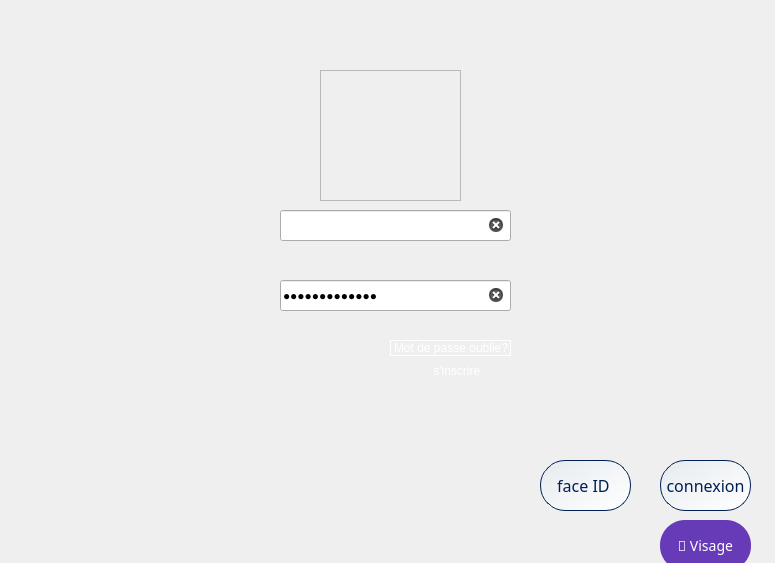
<?xml version="1.0" encoding="UTF-8"?>
<ui version="4.0">
 <class>Authentification</class>
 <widget class="QDialog" name="Authentification">
  <property name="geometry">
   <rect>
    <x>0</x>
    <y>0</y>
    <width>775</width>
    <height>563</height>
   </rect>
  </property>
  <property name="windowTitle">
   <string>Dialog</string>
  </property>
  <widget class="QLineEdit" name="lineEdit_2">
   <property name="geometry">
    <rect>
     <x>280</x>
     <y>280</y>
     <width>231</width>
     <height>31</height>
    </rect>
   </property>
   <property name="mouseTracking">
    <bool>true</bool>
   </property>
   <property name="tabletTracking">
    <bool>false</bool>
   </property>
   <property name="acceptDrops">
    <bool>true</bool>
   </property>
   <property name="autoFillBackground">
    <bool>false</bool>
   </property>
   <property name="styleSheet">
    <string notr="true">background-color: rgb(9, 130, 230);
background-color: qlineargradient(spread:repeat, x1:0, y1:0, x2:1, y2:1, stop:0 rgba(9, 130, 230 ,10) stop:1 rgba(255, 255, 255, 255));
border-radius:20px;
font-family: Lexend;
border-radius:5px;
color:#001F54;  /* Navy Blue */

font-size:20px;
border-color: #001F54;  /* Navy Blue */

border-style:20px solid #0982e6;;


QLineEdit
{
background:transparent;
border:none;
color:#0982e6;
border.bottum:1px solid #0982e6;
border-radius:25px;
}</string>
   </property>
   <property name="text">
    <string>Mot de passe </string>
   </property>
   <property name="frame">
    <bool>true</bool>
   </property>
   <property name="echoMode">
    <enum>QLineEdit::EchoMode::PasswordEchoOnEdit</enum>
   </property>
   <property name="dragEnabled">
    <bool>false</bool>
   </property>
   <property name="readOnly">
    <bool>false</bool>
   </property>
   <property name="cursorMoveStyle">
    <enum>Qt::CursorMoveStyle::LogicalMoveStyle</enum>
   </property>
   <property name="clearButtonEnabled">
    <bool>true</bool>
   </property>
  </widget>
  <widget class="QLabel" name="label_3">
   <property name="geometry">
    <rect>
     <x>320</x>
     <y>70</y>
     <width>141</width>
     <height>131</height>
    </rect>
   </property>
   <property name="styleSheet">
    <string notr="true"/>
   </property>
   <property name="frameShape">
    <enum>QFrame::Shape::StyledPanel</enum>
   </property>
   <property name="text">
    <string/>
   </property>
   <property name="pixmap">
    <pixmap>../—Pngtree—user name password data (3).png</pixmap>
   </property>
  </widget>
  <widget class="QLabel" name="motdepasseoublier">
   <property name="enabled">
    <bool>true</bool>
   </property>
   <property name="geometry">
    <rect>
     <x>390</x>
     <y>340</y>
     <width>121</width>
     <height>16</height>
    </rect>
   </property>
   <property name="mouseTracking">
    <bool>false</bool>
   </property>
   <property name="tabletTracking">
    <bool>false</bool>
   </property>
   <property name="contextMenuPolicy">
    <enum>Qt::ContextMenuPolicy::DefaultContextMenu</enum>
   </property>
   <property name="acceptDrops">
    <bool>false</bool>
   </property>
   <property name="autoFillBackground">
    <bool>false</bool>
   </property>
   <property name="styleSheet">
    <string notr="true">color: rgb(255, 255, 255);</string>
   </property>
   <property name="inputMethodHints">
    <set>Qt::InputMethodHint::ImhNone</set>
   </property>
   <property name="frameShape">
    <enum>QFrame::Shape::Box</enum>
   </property>
   <property name="frameShadow">
    <enum>QFrame::Shadow::Plain</enum>
   </property>
   <property name="lineWidth">
    <number>1</number>
   </property>
   <property name="midLineWidth">
    <number>4</number>
   </property>
   <property name="text">
    <string>Mot de passe oublie?</string>
   </property>
   <property name="textFormat">
    <enum>Qt::TextFormat::AutoText</enum>
   </property>
   <property name="scaledContents">
    <bool>true</bool>
   </property>
   <property name="wordWrap">
    <bool>true</bool>
   </property>
   <property name="openExternalLinks">
    <bool>true</bool>
   </property>
  </widget>
  <widget class="QLabel" name="label_2">
   <property name="geometry">
    <rect>
     <x>10</x>
     <y>0</y>
     <width>141</width>
     <height>121</height>
    </rect>
   </property>
   <property name="text">
    <string/>
   </property>
   <property name="pixmap">
    <pixmap>../logo (2).png</pixmap>
   </property>
  </widget>
  <widget class="QLabel" name="label">
   <property name="enabled">
    <bool>true</bool>
   </property>
   <property name="geometry">
    <rect>
     <x>0</x>
     <y>0</y>
     <width>775</width>
     <height>563</height>
    </rect>
   </property>
   <property name="autoFillBackground">
    <bool>false</bool>
   </property>
   <property name="styleSheet">
    <string notr="true"/>
   </property>
   <property name="frameShape">
    <enum>QFrame::Shape::NoFrame</enum>
   </property>
   <property name="text">
    <string/>
   </property>
   <property name="scaledContents">
    <bool>true</bool>
   </property>
  </widget>
  <widget class="QPushButton" name="add_employee_btn_3">
   <property name="geometry">
    <rect>
     <x>660</x>
     <y>460</y>
     <width>91</width>
     <height>51</height>
    </rect>
   </property>
   <property name="styleSheet">
    <string notr="true">*{
border-radius:25px;
color:#001F54;  /* Navy Blue */
font-family: Lexend;
font-size:16px;
border-color: #001F54;  /* Navy Blue */
border-width : 1.2px;
border-style:solid;
background-color:white;
background-color: qlineargradient(spread:repeat, x1:0, y1:0, x2:1, y2:1, stop:0 rgba(9, 130, 230 ,10) stop:1 rgba(255, 255, 255, 255));
}
QPushButton:hover
{
background:white;
color:#001F54;  /* Navy Blue */
border-left:3px solid #00b521 ; 
border-color:none;
border-radius:25px;
background-color: qlineargradient(spread:repeat, x1:0, y1:0, x2:1, y2:1, stop:0 rgba(9, 130, 230 ,10) stop:1 rgba(255, 255, 255, 255));
}
QPushButton:pressed
{
background:#013220;
color:#001F54;  /* Navy Blue */
border-radius:25px;
font-family: Lexend;
font-size:16px;
border-left:3.2px solid #1BA019 ; 
/*background: qlineargradient(x1: 0, y1: 0, x2: 0, y2: 1,
                                stop: 0 #ffffff, stop: 1 #dcdcdc);*/}

</string>
   </property>
   <property name="text">
    <string>connexion</string>
   </property>
   <property name="icon">
    <iconset>
     <normalon>:/images/add-circle.png</normalon>
    </iconset>
   </property>
   <property name="iconSize">
    <size>
     <width>200</width>
     <height>200</height>
    </size>
   </property>
   <property name="autoRepeatInterval">
    <number>100</number>
   </property>
  </widget>
  <widget class="QPushButton" name="connexionVisageBtn">
   <property name="geometry">
    <rect>
     <x>660</x>
     <y>520</y>
     <width>91</width>
     <height>51</height>
    </rect>
   </property>
   <property name="styleSheet">
    <string notr="true">QPushButton {
    background-color: #673AB7;
    color: white;
    padding: 8px 16px;
    font-size: 14px;
    border: none;
    border-radius: 25px;
    font-family: Lexend;
}
QPushButton:hover {
    background-color: #5E35B1;
}
QPushButton:pressed {
    background-color: #4527A0;
}</string>
   </property>
   <property name="text">
    <string>🔐 Visage</string>
   </property>
  </widget>
  <widget class="QLabel" name="motdepasseoublier_2">
   <property name="enabled">
    <bool>true</bool>
   </property>
   <property name="geometry">
    <rect>
     <x>430</x>
     <y>360</y>
     <width>61</width>
     <height>21</height>
    </rect>
   </property>
   <property name="mouseTracking">
    <bool>true</bool>
   </property>
   <property name="tabletTracking">
    <bool>false</bool>
   </property>
   <property name="contextMenuPolicy">
    <enum>Qt::ContextMenuPolicy::DefaultContextMenu</enum>
   </property>
   <property name="acceptDrops">
    <bool>false</bool>
   </property>
   <property name="autoFillBackground">
    <bool>false</bool>
   </property>
   <property name="styleSheet">
    <string notr="true">color: rgb(255, 255, 255);</string>
   </property>
   <property name="inputMethodHints">
    <set>Qt::InputMethodHint::ImhNone</set>
   </property>
   <property name="frameShape">
    <enum>QFrame::Shape::NoFrame</enum>
   </property>
   <property name="frameShadow">
    <enum>QFrame::Shadow::Plain</enum>
   </property>
   <property name="lineWidth">
    <number>1</number>
   </property>
   <property name="midLineWidth">
    <number>4</number>
   </property>
   <property name="text">
    <string> s'inscrire</string>
   </property>
   <property name="textFormat">
    <enum>Qt::TextFormat::AutoText</enum>
   </property>
   <property name="scaledContents">
    <bool>true</bool>
   </property>
   <property name="wordWrap">
    <bool>true</bool>
   </property>
   <property name="margin">
    <number>0</number>
   </property>
   <property name="openExternalLinks">
    <bool>true</bool>
   </property>
  </widget>
  <widget class="QLineEdit" name="lineEdit">
   <property name="geometry">
    <rect>
     <x>280</x>
     <y>210</y>
     <width>231</width>
     <height>31</height>
    </rect>
   </property>
   <property name="mouseTracking">
    <bool>true</bool>
   </property>
   <property name="tabletTracking">
    <bool>false</bool>
   </property>
   <property name="acceptDrops">
    <bool>true</bool>
   </property>
   <property name="autoFillBackground">
    <bool>false</bool>
   </property>
   <property name="styleSheet">
    <string notr="true">background-color: rgb(9, 130, 230);
background-color: qlineargradient(spread:repeat, x1:0, y1:0, x2:1, y2:1, stop:0 rgba(9, 130, 230 ,10) stop:1 rgba(255, 255, 255, 255));
border-radius:20px;
font-family: Lexend;
border-radius:5px;
color:#001F54;  /* Navy Blue */

font-size:20px;
border-color: #001F54;  /* Navy Blue */

border-style:20px solid #0982e6;;


QLineEdit
{
background:transparent;
border:none;
color:#0982e6;
border.bottum:1px solid #0982e6;
border-radius:25px;
}</string>
   </property>
   <property name="text">
    <string>identifiant</string>
   </property>
   <property name="echoMode">
    <enum>QLineEdit::EchoMode::NoEcho</enum>
   </property>
   <property name="dragEnabled">
    <bool>false</bool>
   </property>
   <property name="readOnly">
    <bool>false</bool>
   </property>
   <property name="cursorMoveStyle">
    <enum>Qt::CursorMoveStyle::LogicalMoveStyle</enum>
   </property>
   <property name="clearButtonEnabled">
    <bool>true</bool>
   </property>
  </widget>
  <widget class="QPushButton" name="add_employee_btn_4">
   <property name="geometry">
    <rect>
     <x>540</x>
     <y>460</y>
     <width>91</width>
     <height>51</height>
    </rect>
   </property>
   <property name="styleSheet">
    <string notr="true">*{
border-radius:25px;
color:#001F54;  /* Navy Blue */
font-family: Lexend;
font-size:16px;
border-color: #001F54;  /* Navy Blue */
border-width : 1.2px;
border-style:solid;
background-color:white;
background-color: qlineargradient(spread:repeat, x1:0, y1:0, x2:1, y2:1, stop:0 rgba(9, 130, 230 ,10) stop:1 rgba(255, 255, 255, 255));
}
QPushButton:hover
{
background:white;
color:#001F54;  /* Navy Blue */
border-left:3px solid #00b521 ; 
border-color:none;
border-radius:25px;
background-color: qlineargradient(spread:repeat, x1:0, y1:0, x2:1, y2:1, stop:0 rgba(9, 130, 230 ,10) stop:1 rgba(255, 255, 255, 255));
}
QPushButton:pressed
{
background:#013220;
color:#001F54;  /* Navy Blue */
border-radius:25px;
font-family: Lexend;
font-size:16px;
border-left:3.2px solid #1BA019 ; 
/*background: qlineargradient(x1: 0, y1: 0, x2: 0, y2: 1,
                                stop: 0 #ffffff, stop: 1 #dcdcdc);*/}

</string>
   </property>
   <property name="text">
    <string>face ID </string>
   </property>
   <property name="icon">
    <iconset>
     <normalon>:/images/add-circle.png</normalon>
    </iconset>
   </property>
   <property name="iconSize">
    <size>
     <width>200</width>
     <height>200</height>
    </size>
   </property>
   <property name="autoRepeatInterval">
    <number>100</number>
   </property>
  </widget>
  <zorder>label</zorder>
  <zorder>label_3</zorder>
  <zorder>lineEdit</zorder>
  <zorder>motdepasseoublier_2</zorder>
  <zorder>add_employee_btn_3</zorder>
  <zorder>add_employee_btn_4</zorder>
  <zorder>label_2</zorder>
  <zorder>lineEdit_2</zorder>
  <zorder>motdepasseoublier</zorder>
 </widget>
 <resources/>
 <connections/>
</ui>
